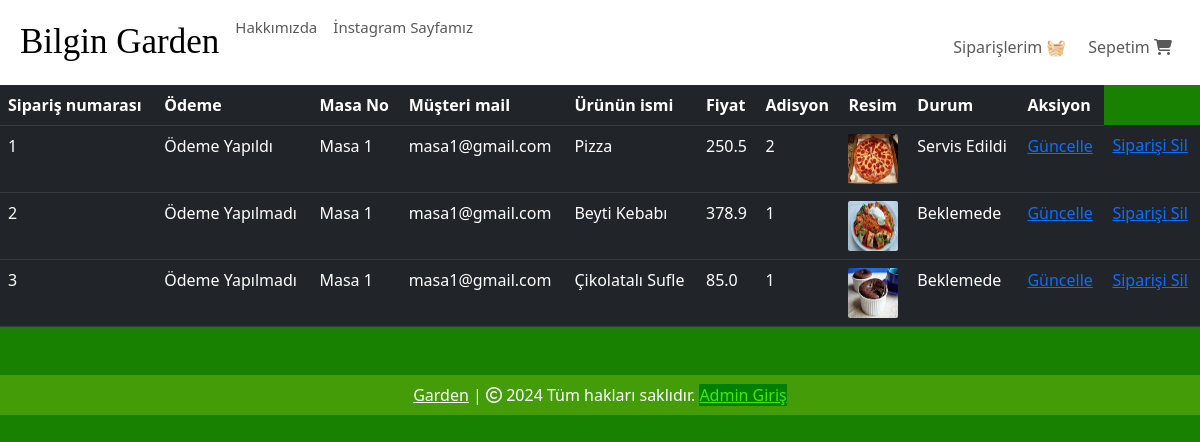
Before: /view-orders (signed in) with the older database file.
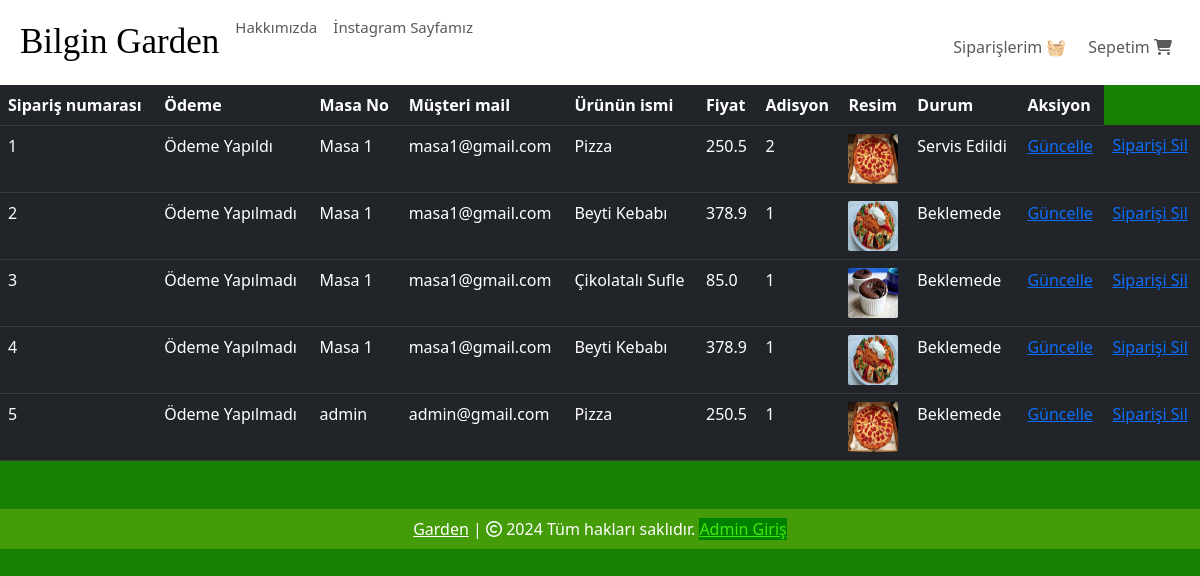
After: the same page with the newer database file.
### website/models.py (models this page shows, shortened)
class Order(db.Model):
    id = db.Column(db.Integer, primary_key=True)
    quantity = db.Column(db.Integer, nullable=False)
    price = db.Column(db.Float, nullable=False)
    status = db.Column(db.String(100), nullable=True)
    Payment = db.Column(db.String(100), nullable=True)
    customer_link = db.Column(db.Integer, db.ForeignKey('customer.id'), nullable=True)
    product_link = db.Column(db.Integer, db.ForeignKey('product.id'), nullable=False)

class Customer(db.Model, UserMixin):
    id = db.Column(db.Integer, primary_key=True)
    email = db.Column(db.String(100), unique=True)
    username = db.Column(db.String(100))
    password_hash = db.Column(db.String(150))
    date_joined = db.Column(db.DateTime(), default=datetime.utcnow)
    MasaNo = db.Column(db.Integer)
    cart_items = db.relationship('Cart', backref=db.backref('customer', lazy=True))
    orders = db.relationship('Order', backref=db.backref('customer', lazy=True))
    @property
    def password(self):
        raise AttributeError('Password is not a readable Attribute')

class Product(db.Model):
    id = db.Column(db.Integer, primary_key=True)
    product_name = db.Column(db.String(100), nullable=False)
    current_price = db.Column(db.Float, nullable=False)
    previous_price = db.Column(db.Float, nullable=False)
    in_stock = db.Column(db.Integer, nullable=False)
    product_picture = db.Column(db.String(1000), nullable=False)
    flash_sale = db.Column(db.Boolean, default=False)
    date_added = db.Column(db.DateTime, default=datetime.utcnow)
    salad = db.Column(db.Boolean, default=False)
    main = db.Column(db.Boolean, default=False)
    colddrink = db.Column(db.Boolean, default=False)
    hotdrink = db.Column(db.Boolean, default=False)
    desert = db.Column(db.Boolean, default=False)
    sneak = db.Column(db.Boolean, default=False)
    carts = db.relationship('Cart', backref=db.backref('product', lazy=True))
    orders = db.relationship('Order', backref=db.backref('product', lazy=True))

### website/admin.py (the view)
@admin.route('/view-orders')
@login_required
def order_view():
    if current_user.id == 6:
        orders = Order.query.all()
        return render_template('view_orders.html', orders=orders)
    return render_template('404.html')

### website/templates/view_orders.html (shortened to what this page needs)
{% extends 'base.html' %}
{% block body %}
<table class="table table-dark table-hover">
    <thead>
        <tr>
            <th scope="col">Sipariş numarası</th>
            <th scope="col">Ödeme </th>
            <th scope="col">Masa No</th>
            <th scope="col">Müşteri mail</th>
            <th scope="col">Ürünün ismi</th>
            <th scope="col">Fiyat</th>
            <th scope="col">Adisyon</th>
            <th scope="col">Resim</th>
            <th scope="col">Durum</th>
            <th scope="col">Aksiyon</th>
        </tr>
    </thead>
    <tbody>
        {% for order in orders %}
        <tr>
            <td>{{ order.id }}</td>
            <td>{{ order.Payment }}</td>
            <td>{{ order.customer.username }}</td>
            <td>{{ order.customer.email }}</td>
            <td>{{ order.product.product_name }}</td>
            <td>{{ order.price }}</td>
            <td>{{ order.quantity }}</td>
            <td><img src="{{ order.product.product_picture }}" alt="" style="height: 50px; width: 50px; border-radius: 2px;"></td>
            <td>{{ order.status}}</td>
            <td>
                <a href="/update-order/{{ order.id }}">Güncelle</a>
            </td>
            <td>
                <a href="/remove-order/{{ order.id }}">Siparişi Sil</a>
            </td>
        </tr>
        {% endfor %}
    </tbody>
</table>
{% endblock %}

Changed rows visible on the page:
added Order: id "4", Payment "Ödeme Yapılmadı", customer.username "Masa 1", customer.email "masa1@gmail.com", product.product_name "Beyti Kebabı", price "378.9", quantity "1", product.product_picture (picture), status "Beklemede"
added Order: id "5", Payment "Ödeme Yapılmadı", customer.username "admin", customer.email "admin@gmail.com", product.product_name "Pizza", price "250.5", quantity "1", product.product_picture (picture), status "Beklemede"
